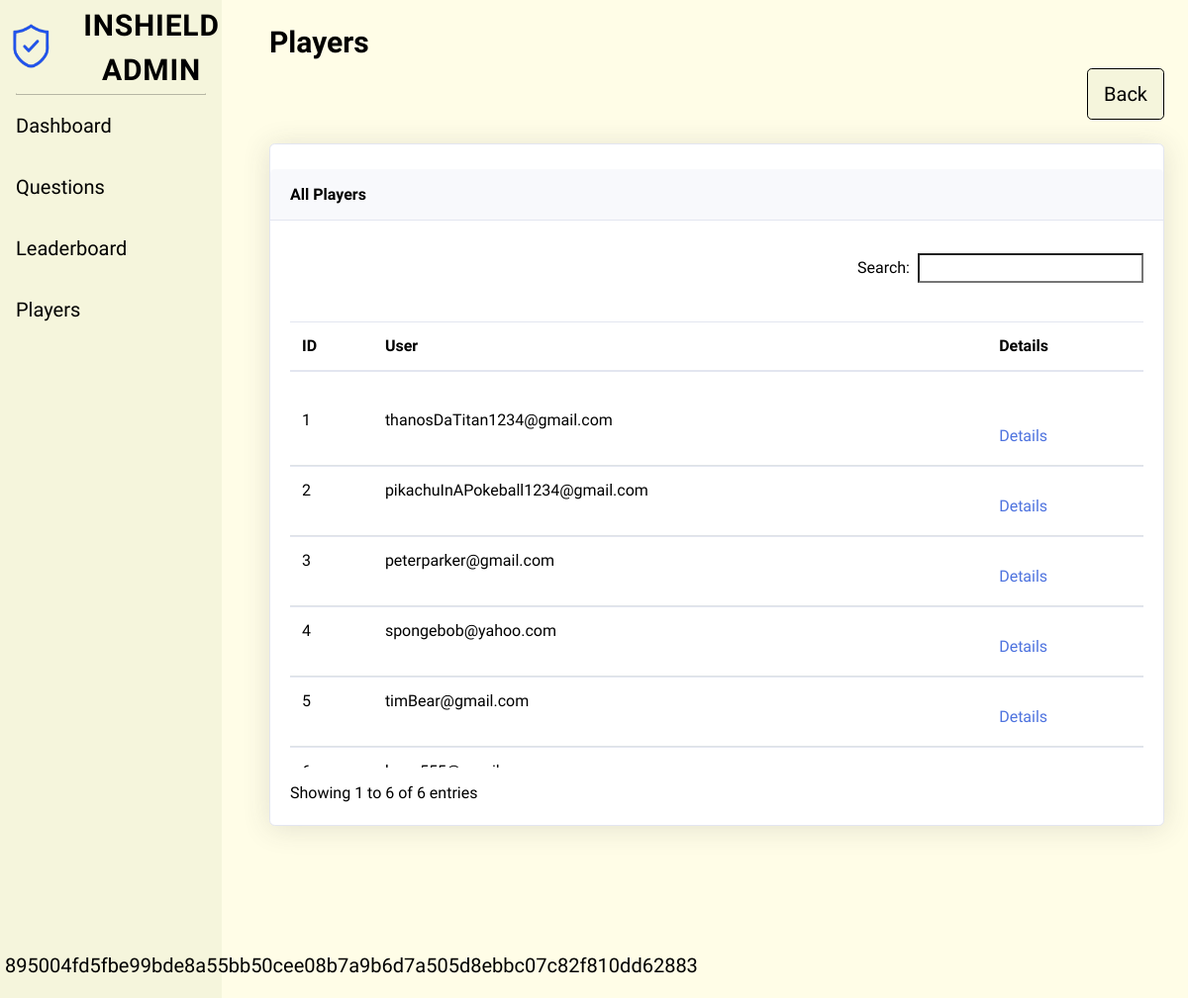
Page /adminPlayers.php (signed in) on the committed database.
### tables this page shows
CREATE TABLE `players` (
  `playerID` int(11) NOT NULL,
  `iv` varchar(32) NOT NULL,
  `email` varchar(256) NOT NULL,
  `displayName` varchar(256) NOT NULL,
  `password` varchar(256) NOT NULL,
  `points` varchar(256) NOT NULL,
  `leaderboard_position` varchar(256) NOT NULL,
  `streak` varchar(256) NOT NULL,
  `last_login_time` varchar(256) NOT NULL,
  `latest_login_time` varchar(256) NOT NULL,
  `badge` varchar(256) NOT NULL,
  `ranking_category1` varchar(256) NOT NULL,
  `ranking_category2` varchar(256) NOT NULL,
  `ranking_category3` varchar(256) NOT NULL,
  `ranking_category4` varchar(256) NOT NULL,
  `levels` varchar(256) NOT NULL,
  `google2FA_secretKey` varchar(256) DEFAULT NULL
);

### adminPlayers.php (the view, shortened to what this page needs)
<!DOCTYPE html>
<html>
    <link href="css/dataTables.min.css" rel="stylesheet">
    <link href="css/adminStyle.css" rel="stylesheet" type="text/css" />
    <link rel="stylesheet" href="https://cdn.jsdelivr.net/npm/bootstrap@5.2.3/dist/css/bootstrap.min.css">
</head>
<body id="page-top">
    <div id="wrapper">
        <?php
            include './headerFooterAdmin.php';
        ?>
        <div class="container-fluid ps-5">
        <h1 class="text-left txt fw-bold">Players</h1>
        <div class="d-flex flex-row-reverse">
            <a href="adminDashboard.php" class="btn btn-design txt txt-resize h-auto btn-txt btn-lg" role="button">Back</a>
        </div>
        <br/>
        <form action="" method="POST">
        <div class="card shadow mb-4 txt">
            <div class="card-header py-3">
                <h6 class="h6 m-0 font-weight-bold">All Players</h6>
            </div>
            <div class="card-body">
                <div class="table-responsive">
                    <table class="table txt" id="dataTable" width="100%" cellspacing="0">
                        <thead>
                            <tr>
                                <th class="fs-6">ID</th>
                                <th class="fs-6">User</th>
                                <th class="fs-6">Details</th>
                            </tr>
                        </thead>
                        <tbody>
                            <?php
                                $con = new mysqli(DB_HOST, DB_USER, DB_PASS, DB_NAME);
                                $sql = "SELECT * FROM players";
                                if($result = $con ->query($sql))
                                {
                                    $cipher = 'AES-128-CBC';
                                    $key = 'thebestsecretkey';
                                    while($row = $result -> fetch_object())
                                    {
                                        $iv = hex2bin($row -> iv);
                                        $displayName_bin = hex2bin($row -> displayName);
                                        $displayName = openssl_decrypt($displayName_bin, $cipher, $key, OPENSSL_RAW_DATA, $iv);
                                        printf('
                                            <tr id="%s">
                                                <td class="fs-6">%s</td>
                                                <td class="fs-6">%s</td>
                                                <td>
                                                    <a href="adminPlayerDetails.php?id=%d" class="edit-delete-btn fs-6">Details</a>
                                                </td>
                                            </tr>
                                                 ', $row->playerID, $row->playerID, $displayName, $row->playerID);
                                    }
                            }
                            ?>
                        </tbody>
                    </table>
                </div>
            </div>
        </div>
    </form>
    </div>
    </div>
</body>
</html>

### adminPlayers.php (style rules this page uses)
.txt { font-family: "Strait"; color: #000000 !important; }
.btn-design { border-color: #000000 !important; background-color: #F5F5DC !important; }
.txt-resize { font-size: 20px !important; }
.btn-txt { vertical-align: middle !important; padding-top:10px !important; padding-bottom:10px !important; }
.edit-delete-btn { background-color: white; border:none; }

### headerFooterAdmin.php (style rules this page uses)
html body { background-color: #FFFDE7; }
.txt { padding-top: 25px; font-family: "Strait"; font-size: 30px; }

### rows in the picture
players: playerID "1", displayName "thanosDaTitan1234@gmail.com"
players: playerID "2", displayName "pikachuInAPokeball1234@gmail.com"
players: playerID "3", displayName "peterparker@gmail.com"
players: playerID "4", displayName "spongebob@yahoo.com"
players: playerID "5", displayName "timBear@gmail.com"

### other values in the picture
$_SESSION["aName"] "895004fd5fbe99bde8a55bb50cee08b7a9b6d7a505d8ebbc07c82f810dd62883"
